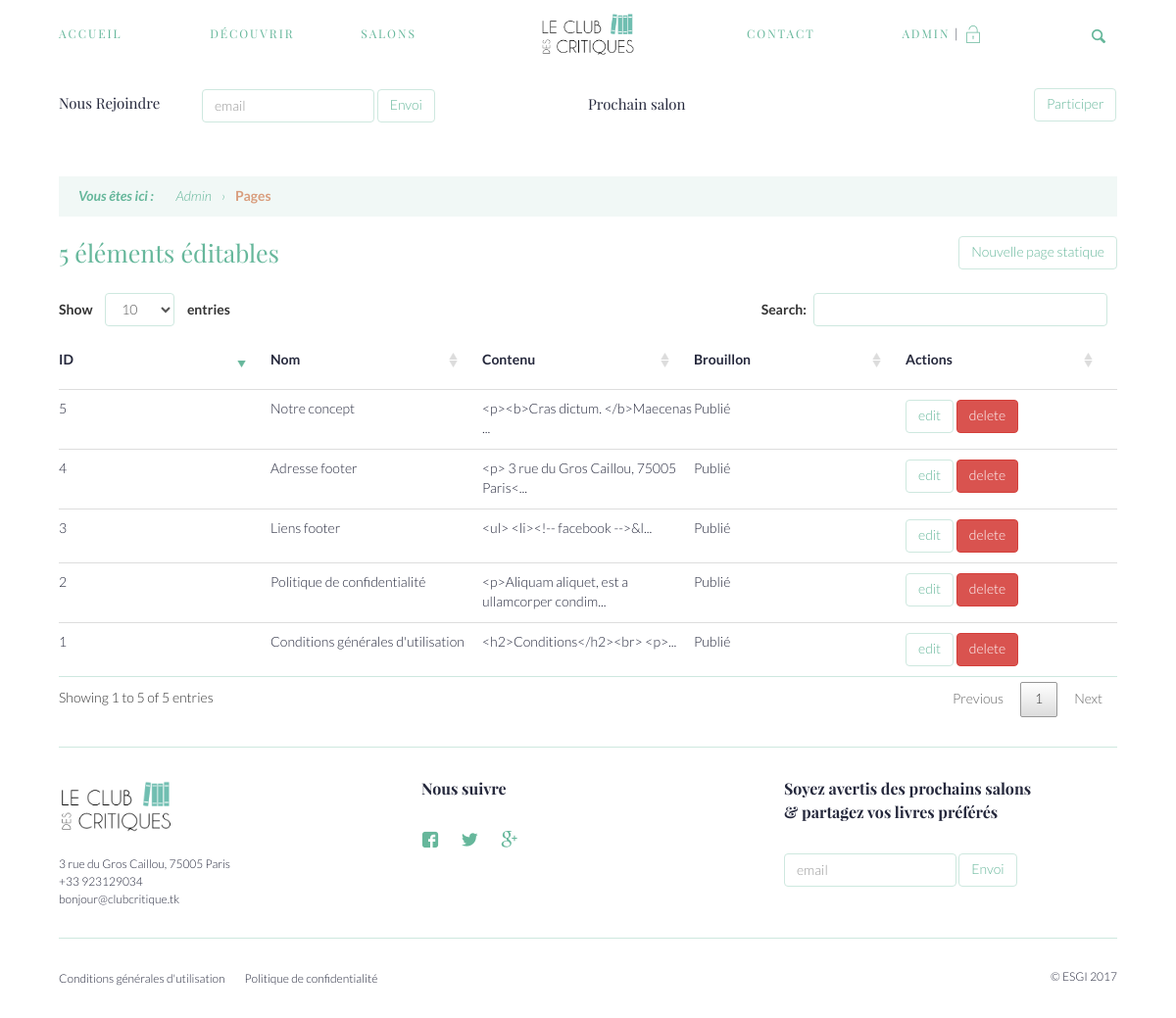
The app's page /admin/pages (signed in) with its own data.
### tables this page shows
CREATE TABLE `users` (
  `id` int(11) NOT NULL,
  `username` varchar(255) NOT NULL DEFAULT 'utilisateur',
  `email` varchar(255) NOT NULL,
  `password` varchar(255) NOT NULL,
  `description` varchar(255) NOT NULL,
  `picture` varchar(255) NOT NULL DEFAULT '/view/assets/img/no-preview.png',
  `isAdmin` int(11) NOT NULL DEFAULT '0'
);

CREATE TABLE `custom_items` (
  `id` int(11) NOT NULL,
  `name` varchar(255) NOT NULL,
  `content` longtext NOT NULL,
  `is_footer_link` int(11) NOT NULL,
  `is_draft` int(11) NOT NULL
);

### model/autoloader.php (called while the page is built)
<?php
spl_autoload_register(function ($class) {
  if(file_exists( $_SERVER['DOCUMENT_ROOT'] . '/controller/facebook/' . $class . '.php')){
      return require( $_SERVER['DOCUMENT_ROOT'] . '/controller/facebook/' . $class . '.php');
  }else if(file_exists( $_SERVER['DOCUMENT_ROOT'] . '/model/facebook/' . $class . '.php')){
      return require( $_SERVER['DOCUMENT_ROOT'] . '/model/facebook/' . $class . '.php');
  }else if(file_exists( $_SERVER['DOCUMENT_ROOT'] . '/controller/' . $class . '.php')){
      return require( $_SERVER['DOCUMENT_ROOT'] . '/controller/' . $class . '.php');
  }else if(file_exists( $_SERVER['DOCUMENT_ROOT'] . '/model/' . $class . '.php')){
      return require( $_SERVER['DOCUMENT_ROOT'] . '/model/' . $class . '.php');
  }else if(file_exists( $_SERVER['DOCUMENT_ROOT'] . '/config/' . $class . '.php')){
      return require( $_SERVER['DOCUMENT_ROOT'] . '/config/' . $class . '.php');
  }
});

### model/Database.php (called while the page is built, shortened)
<?php
class Database{
  protected $db;
  public function __construct(){
    if(!$this->db){
      $this->db = new PDO('mysql:host='.DB_CONFIG::DB_HOST.';dbname='.DB_CONFIG::DB_NAME.'', DB_CONFIG::DB_UN, DB_CONFIG::DB_PWD);
      $this->db->setAttribute(PDO::ATTR_ERRMODE, PDO::ERRMODE_EXCEPTION);
    };
  }
  public function getPreparedStatement($action, $table, $data){
    if($action === "save"){
      $query = "INSERT INTO ";
      $query .= $table . " (";
      $i = 0; $count = count($data) - 1;
      for($u = 0; $u < 2; $u++){
        foreach ($data as $columnName => $value) {
          if($i !== 0 && $i !== $count+1){
            $query .= ", ";
          }
          if($u === 1){
            if($i === $count+1){
              $query .= ") VALUES (";
            }
            $query .= $columnName;
            if($i === ($count * 2)+1 ){
              $query .= ")";
            }
          }else{
            $query .= ltrim($columnName, ':');
          }
          $i++;
        }
      }
    }
    else if($action === "get"){
      $query = "SELECT * FROM ";
      $query .= $table . " WHERE ";
      $i = 0;
      foreach ($data as $columnName => $value) {
        if($i !== 0){
          $query .= " AND ";
        }
        $query .= ltrim($columnName, ':')." = ".$columnName;
        $i++;
      }
    }
    return $this->db->prepare($query);
  }
  public function get($table, $data){
    $this->sql = SELF::getPreparedStatement("get", $table, $data);
    $this->sql->execute($data);
    return $this->sql->fetch(PDO::FETCH_ASSOC);
  }
  public function getAllWhere($table, $data){
    $this->sql = SELF::getPreparedStatement("get", $table, $data);
    $this->sql->execute($data);
    return $this->sql->fetchAll(PDO::FETCH_ASSOC);
  }
  public function getAll($table){
    $this->sql = $this->db->prepare("SELECT * FROM ".$table);
    $this->sql->execute();
    return $this->sql->fetchAll(PDO::FETCH_ASSOC);
  }
  public function getCustom($req){
    $this->sql = $this->db->prepare($req);
    $this->sql->execute();
    return $this->sql->fetch(PDO::FETCH_ASSOC);
  }
}

### controller/User.php (called while the page is built, shortened)
<?php
class User{
  protected $db;
  public function __construct(){
    if(!$this->db){
      $this->db = new Database();
    }
  }
  public function get($id){
    return $this->db->get("users", [ ":id" => $id ]);
  }
}

### controller/Salons.php (called while the page is built, shortened)
<?php
class Salons{
  protected $db;
  public function __construct(){
    if(!$this->db){
      $this->db = new Database();
    }
  }
  public function getNextSalon(){
    $req1 = $this->db->getCustom("SELECT salons.* FROM salons WHERE running = 1");
    if($req1){
      return $req1;
    }else{
      return $this->db->getCustom("
        SELECT * FROM salons
        WHERE salons.date > NOW()
          AND work_isdeleted = 0
        ORDER BY salons.date ASC");
    }
  }
}

### controller/Page.php (called while the page is built, shortened)
<?php
class Page{
  protected $db;
  public function __construct(){
    if(!$this->db){
      $this->db = new Database();
    }
  }
  public function getAll(){
    return $this->db->getAll("custom_items");
  }
  public function getOne($id){
    return $this->db->get("custom_items", [':id' => $id]);
  }
  public function getPages(){
    return $this->db->getAllWhere("custom_items", [':is_footer_link' => 1, ':is_draft' => 0]);
  }
}

### view/layout/admin/pages/list.php (the view, shortened to what this page needs)
<div class="row">
  <div class="col-sm-8">
    <h1 class="intermediate_title">
      <?= $countPages; ?> élément<?= ($countPages > 1) ? 's' : ''; ?> éditable<?= ($countPages > 1) ? 's' : ''; ?>
    </h1>
  </div>
  <div class="col-sm-4 align-right">
    <a class="btn btn-primary" href="<?= $root; ?>/admin/pages/new">
      Nouvelle page statique
    </a>
  </div>
</div>
<div class="table-responsive">
  <table class="table user-table data-table">
    <thead>
      <tr>
        <th>
          ID
        </th>
        <th>
          Nom
        </th>
        <th>
          Contenu
        </th>
        <th>
          Brouillon
        </th>
        <th>
          Actions
        </th>
      </tr>
    </thead>
    <tbody>
    <?php
      foreach ($pagess as $key => $page) {
    ?>
      <tr>
        <td>
          <?= isset($page['id']) ? $page['id'] : ''; ?>
        </td>
        <td>
          <?= isset($page['name']) ? $page['name'] : ''; ?>
        </td>
        <td>
          <?= isset($page['content']) ? substr($page['content'], 0, 50).'...' : ''; ?>
        </td>
        <td>
          <?= (intval($page['is_draft']) === 1) ? 'Brouillon' : 'Publié'; ?>
        </td>
        <td>
          <form id="deletepage_<?= $page['id']; ?>" action="<?= $root; ?>/processes/deletepage" method="post" onsubmit="event.preventDefault();">
            <a class="btn btn-primary" href="<?= $root.'/admin/pages/'.$page['id'].'/edit'; ?>">edit</a>
            <input type="hidden" name="id" value="<?= $page['id']; ?>"><input type="submit" class="btn btn-danger" onclick="confirmDelete(<?= $page['id']; ?>)" value="delete">
          </form>
        </td>
      </tr>
    <?php
      }
    ?>
    </tbody>
  </table>
</div>

### view/layout/includes/nav.php (shortened to what this page needs)
<nav id="main-nav" class="nav">
    <div class="col-md-2 nav_center">
        <a href="<?= $root; ?>/home"><img src="<?= $root; ?>/view/assets/img/logo.png" /></a>
    </div>
    <div class="responsiveListLinks row">
        <div class="col-md-5 col-sm-12 nav_left">
            <ul class="row">
                <li class="col-md-4 col-sm-12">
                    <a href="<?= $root; ?>/home" <?= (!isset($_GET['cat']) && $_GET["p"] === "home") ? 'class="active"' : ''; ?>>Accueil</a>
                </li>
                <li class="col-md-4 col-sm-12">
                    <a href="<?= $root; ?>/discover" <?= (!isset($_GET['cat']) && $_GET["p"] === "discover") ? 'class="active"' : ''; ?>>Découvrir</a>
                </li>
                <li class="col-md-4 col-sm-12">
                    <a href="<?= $root; ?>/salons" <?= (!isset($_GET['cat']) && $_GET["p"] === "salons") ? 'class="active"' : ''; ?>>Salons</a>
                </li>
            </ul>
        </div>
        <div class="col-md-5 col-sm-12 nav_right col-md-offset-2">
            <ul class="row">
                <li class="col-md-4 col-sm-12">
                    <a href="<?= $root; ?>/contact" <?= (!isset($_GET['cat']) && $_GET["p"] === "contact") ? 'class="active"' : ''; ?>>Contact</a>
                </li>
                <li class="col-md-6 col-sm-12 dropdown align-center">
                <?php
                    if(!isset($_SESSION['loggedin'])){
                ?>
                    <a href="<?= $root.'/login'?>" <?= ($_GET["p"] === "login") ? 'class="active"' : ''; ?>>Compte</a>
                <?php
                    }else{
                ?>
                    <a href="<?= $root.'/user/'.$curr_user['id']; ?>" <?= ($_GET["p"] === "user" && $_GET['id'] === $curr_user['id']) ? 'class="active"' : ''; ?>> <?= $curr_user['username']; ?></a>
                    | <a href="<?= $root; ?>/processes/logout" class="logout icon-locker-streamline-unlock"></a>
                <?php
                    }
                ?>
                </li>
            </ul>
        </div>
    </div>
    <a href="#" id="searchbar" class="<?= (isset($_GET['p']) && $_GET['p'] === 'search') ? 'icon-x' : 'icon-search'; ?>"></a>
</nav>
<nav id="secondary-nav" class="nav">
    <div class="nav_left">
        <h2 class="small_title">Nous Rejoindre</h2>
        <form class="form-inline" action="<?= $root; ?>/processes/newuser" method="post">
            <input class="form-control" name="email" type="text" placeholder="email">
            <button type="submit" class="btn btn-primary sm">Envoi</button>
        </form>
    </div>
    <div class="nav_right">
        <h2 class="small_title">Prochain salon</h2>
            <?php
                $nextSalon = $salons->getNextSalon();
                ?>
        <a class="btn btn-primary" href="<?= $root; ?>/salons/<?= $nextSalon['id']; ?>">Participer</a>
    </div>
</nav>

### view/layout/includes/footer.php
<footer class="footer">
  <div class="top">
    <div class="row">
      <div class="col-md-4 col-sm-12 identity">
        <img src="<?= $root; ?>/view/assets/img/logo.png">
        <?php $footer = $pages->getOne(4); ?>
        <?= ($footer['content']) ? html_entity_decode($footer['content']) : ''?>
      </div>
      <div class="col-md-4 col-sm-12 follow">
        <h4 class="footer_title">Nous suivre</h4>
        <?php $footer = $pages->getOne(3); ?>
        <?= ($footer['content']) ? html_entity_decode($footer['content']) : ''?>
      </div>
      <div class="col-md-4 col-sm-12 newsletter">
        <h4 class="footer_title">Soyez avertis des prochains salons <br>&amp; partagez vos livres préférés</h4>
        <form class="form-inline" action="<?= $root; ?>/processes/newuser" method="post">
            <input class="form-control" type="text" name="email" placeholder="email">
            <button type="submit" class="btn btn-primary sm">Envoi</button>
        </form>
      </div>
    </div>
  </div>
  <nav class="bottom">
    <div class="row">
      <ul class="col-md-8 col-sm-12">
        <?php
          $footer_links = $pages->getPages();
          foreach ($footer_links as $key => $link) {
            echo '<li><a href="'.$root.'/page/'.$link['id'].'">'.$link['name'].'</a></li>';
          }
        ?>
      </ul>
      <div class="col-md-4 col-sm-12">
        &copy; ESGI 2017
      </div>
    </div>
  </nav>
</footer>
</body>
</html>

### records on screen
users: username "ADMIN"
custom_items: id "1", name "Conditions générales d'utilisation", content "<h2>Conditions</h2><br> <p>", is_draft "Publié"
custom_items: id "2", name "Politique de confidentialité", content "<p>Aliquam aliquet, est a ullamcorper condim", is_draft "Publié"
custom_items: id "3", name "Liens footer", content "<ul> <li><!-- facebook -->&l", is_draft "Publié"
custom_items: id "4", name "Adresse footer", content "<p> 3 rue du Gros Caillou, 75005 Paris<", is_draft "Publié", content "3 rue du Gros Caillou, 75005 Paris +33 923129034 bonjour@clubcritique.tk"
custom_items: id "5", name "Notre concept", content "<p><b>Cras dictum. </b>Maecenas", is_draft "Publié"

### other values on screen
$pag "Admin"
$pag "Pages"
$countPages "5"
